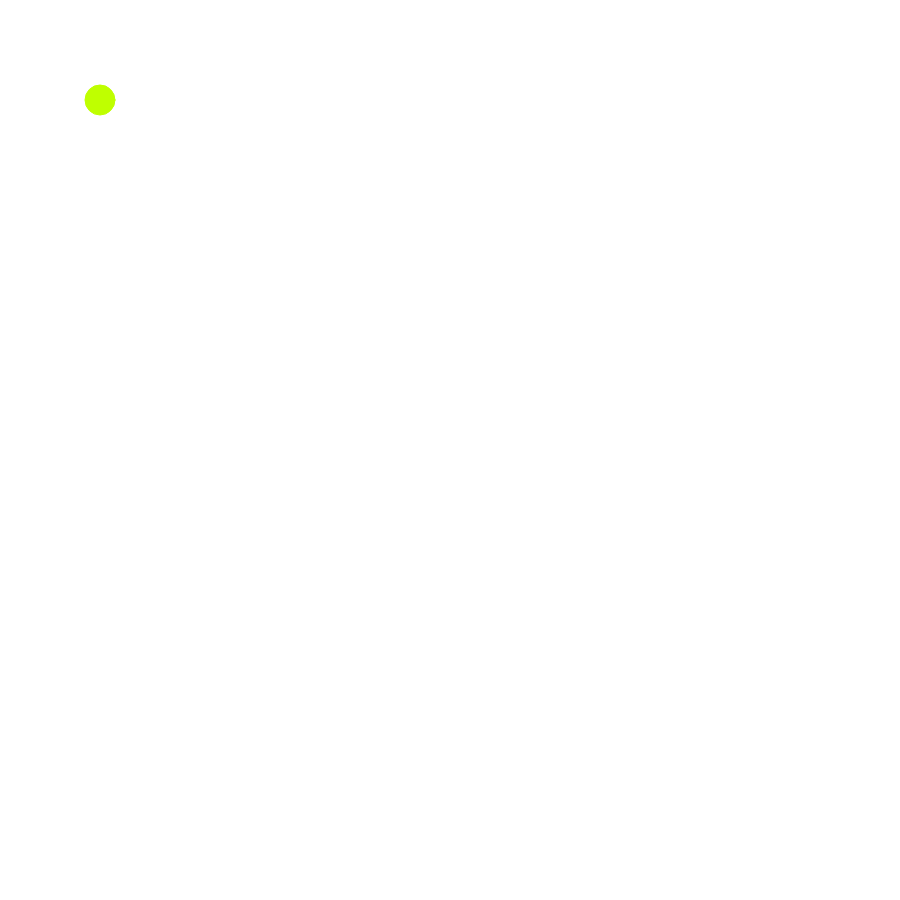
Frame 1 (no input)
Frame 60 (no input): identical to frame 1, image omitted
Frame 120 (the mouse pressed at the canvas centre since frame 60): identical to frame 1, image omitted

The p5.js sketch that drew this single still picture (run headless with seeded random() and noise() and a simulated clock; from frame 60 on, the mouse is pressed at the canvas centre):

// p5.js sketch
// ── sketch.js
let posx=100;
let posy=100;

function setup() {
  createCanvas(900,900);
}

function draw() {
  background(500);
  if(keyIsDown(LEFT_ARROW)==true) posx -=15;
  if(keyIsDown(RIGHT_ARROW)==true) posx +=15;
  if(keyIsDown(UP_ARROW)==true) posy -=15;
  if(keyIsDown(DOWN_ARROW)==true) posy +=15;
  
stroke('#bfff00')
  fill('#bfff00')
ellipse(posx,posy,30,30);
}  
